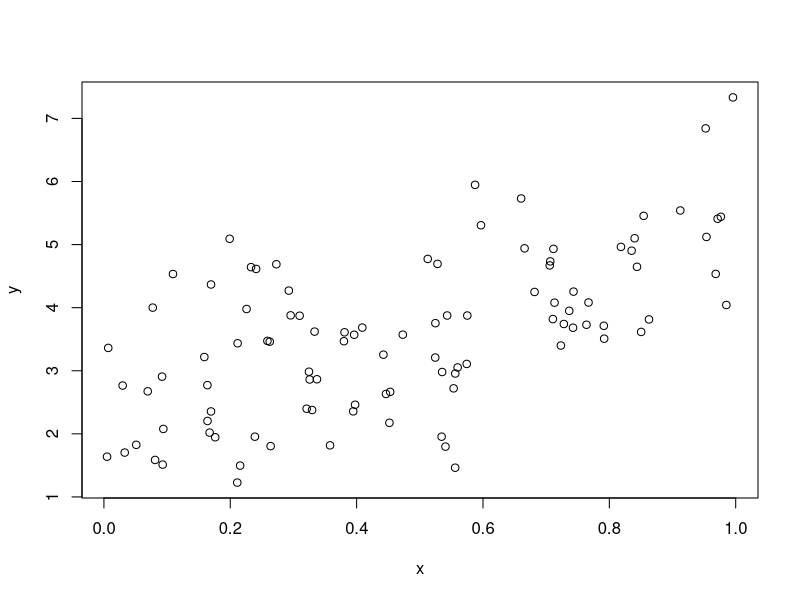
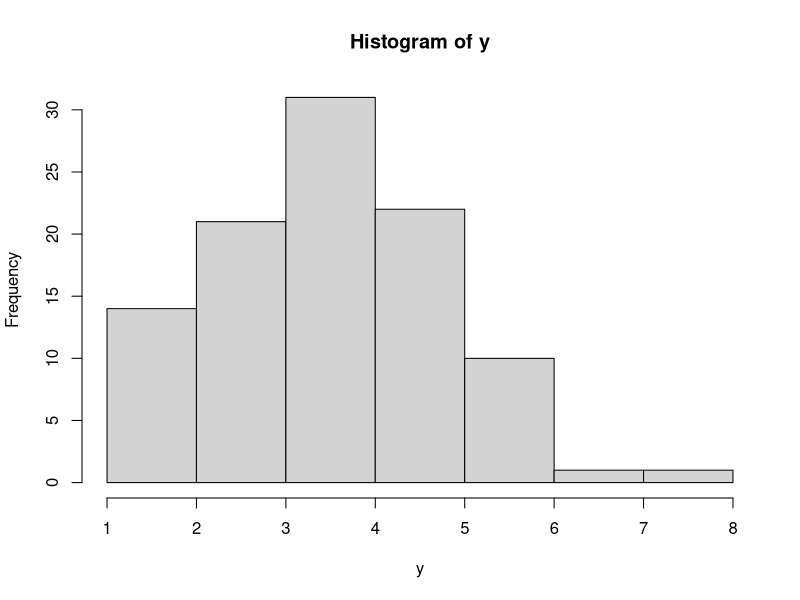

Write R code to recreate these figures, in order.
## ---- chunk 1
knitr::opts_chunk$set(echo = TRUE)
## ---- chunk 2
#install.packages("rmarkdown")
#install.packages("knitr")  
#install.packages("kableExtra")
#install.packages("tidyr")
#install.packages("prettydoc")
library(kableExtra)
library(tidyr)
## ---- chunk 3
x <- runif(100)  # 100 random number from uniform distribution
y <- 2+3*x+rnorm(100,0,1) # y = 2+ 3x + e, e is from N(0,1)  
summary(y)
## ---- chunk 4
plot(x,y)
## ---- chunk 5
hist(y)
## ---- chunk 6
head(cars,n=6) %>%   kable() %>%   kable_styling(bootstrap_options = "striped", full_width = F) 
